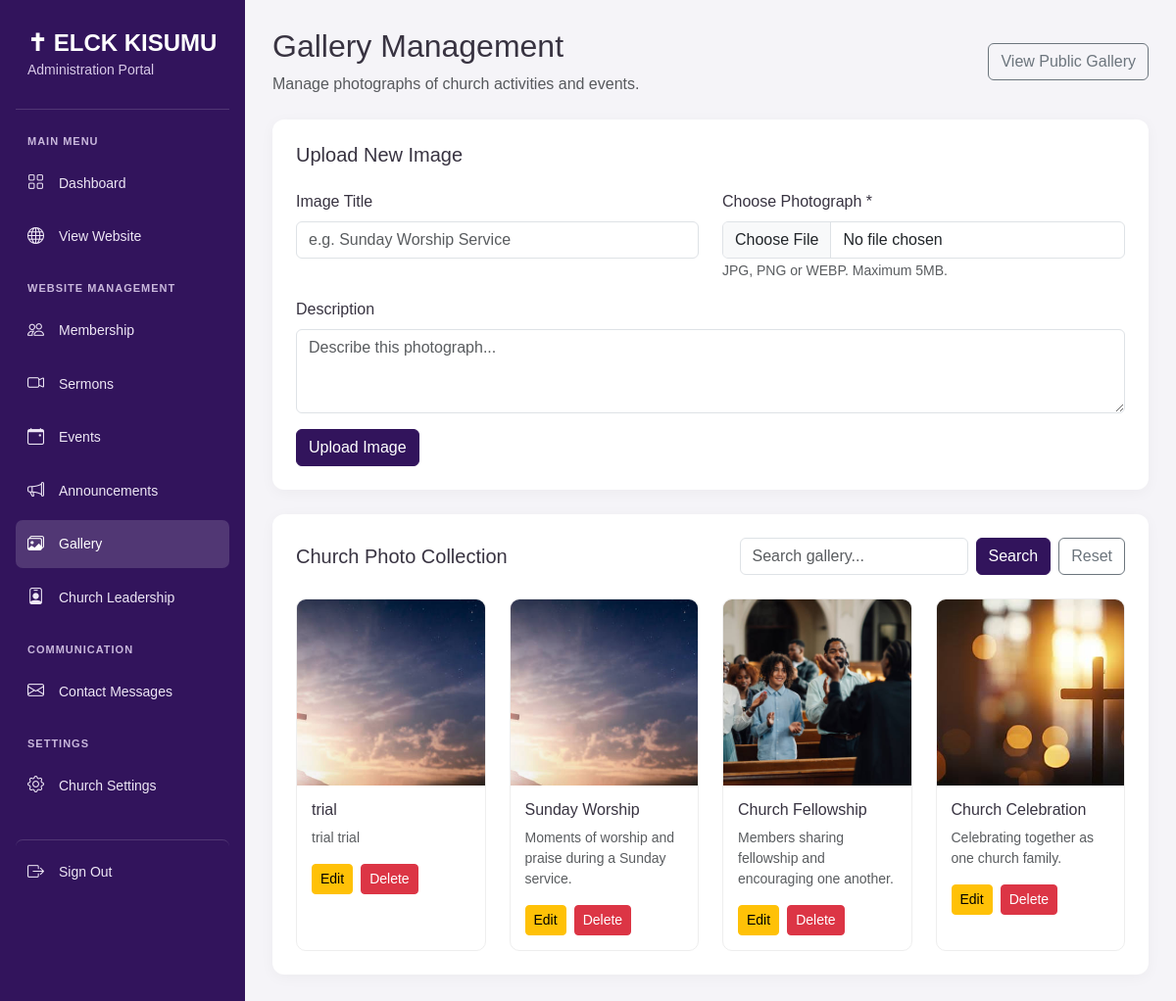
Screenshot of /admin/gallery.php (signed in) with the database file from the repository.
### tables this page shows
CREATE TABLE `gallery` (
  `id` int(11) NOT NULL,
  `title` varchar(200) DEFAULT NULL,
  `image` varchar(255) NOT NULL,
  `description` text DEFAULT NULL,
  `created_at` timestamp NOT NULL DEFAULT current_timestamp()
);

### admin/gallery.php (the view, shortened to what this page needs)
<?php
require_once 'auth.php';
function e($value) {
    return htmlspecialchars((string)$value, ENT_QUOTES, 'UTF-8');
}
$editImage = null;
$search = trim($_GET['search'] ?? '');
if ($search !== '') {
    $stmt = $pdo->prepare("
        SELECT * FROM gallery
        WHERE title LIKE ? OR description LIKE ?
        ORDER BY created_at DESC
    ");
    $term = "%$search%";
    $stmt->execute([$term, $term]);
} else {
    $stmt = $pdo->query("
        SELECT * FROM gallery
        ORDER BY created_at DESC
    ");
}
$images = $stmt->fetchAll();
?>
<!DOCTYPE html>
<html lang="en">
<head>
    <link href="https://cdn.jsdelivr.net/npm/bootstrap@5.3.3/dist/css/bootstrap.min.css"
          rel="stylesheet">
    <link rel="stylesheet" href="https://cdn.jsdelivr.net/npm/bootstrap-icons@1.11.3/font/bootstrap-icons.min.css">
</head>
<body>
<aside class="sidebar">
    <div class="sidebar-brand">
        <h4>✝ ELCK KISUMU</h4>
        <small>Administration Portal</small>
    </div>
    <div class="sidebar-label">MAIN MENU</div>
    <a href="index.php"><i class="bi bi-grid"></i> Dashboard</a>
    <a href="../index.php" target="_blank"><i class="bi bi-globe"></i> View Website</a>
    <div class="sidebar-label">WEBSITE MANAGEMENT</div>
    <a href="members.php"><i class="bi bi-people"></i> Membership</a>
    <a href="sermons.php"><i class="bi bi-camera-video"></i> Sermons</a>
    <a href="events.php"><i class="bi bi-calendar-event"></i> Events</a>
    <a href="announcements.php"><i class="bi bi-megaphone"></i> Announcements</a>
    <a href="gallery.php" class="active"><i class="bi bi-images"></i> Gallery</a>
    <a href="leadership.php"><i class="bi bi-person-badge"></i> Church Leadership</a>
    <div class="sidebar-label">COMMUNICATION</div>
    <a href="messages.php"><i class="bi bi-envelope"></i> Contact Messages</a>
    <div class="sidebar-label">SETTINGS</div>
    <a href="settings.php"><i class="bi bi-gear"></i> Church Settings</a>
    <a href="logout.php" class="logout-link"><i class="bi bi-box-arrow-right"></i> Sign Out</a>
</aside>
<main class="main-content">
        <div class="d-flex flex-wrap justify-content-between
                    align-items-center mb-4 gap-3">
            <div>
                <h2>Gallery Management</h2>
                <p class="text-muted mb-0">
                    Manage photographs of church activities and events.
                </p>
            </div>
            <a href="../gallery.php" target="_blank"
               class="btn btn-outline-secondary">
                View Public Gallery
            </a>
        </div>
        <div class="panel">
            <h5 class="mb-4">
                <?= $editImage ? 'Edit Gallery Image' : 'Upload New Image' ?>
            </h5>
            <form method="POST" enctype="multipart/form-data">
                <div class="row">
                    <div class="col-md-6 mb-3">
                        <label class="form-label">Image Title</label>
                        <input type="text"
                               name="title"
                               class="form-control"
                               maxlength="200"
                               value="<?= e($editImage['title'] ?? '') ?>"
                               placeholder="e.g. Sunday Worship Service">
                    </div>
                    <div class="col-md-6 mb-3">
                        <label class="form-label">Choose Photograph *</label>
                        <input type="file"
                               name="image"
                               class="form-control"
                               accept=".jpg,.jpeg,.png,.webp,image/jpeg,image/png,image/webp"
                               <?= $editImage ? '' : 'required' ?>>
                        <small class="text-muted">
                            JPG, PNG or WEBP. Maximum 5MB.
                        </small>
                    </div>
                    <div class="col-12 mb-3">
                        <label class="form-label">Description</label>
                        <textarea name="description"
                                  class="form-control"
                                  rows="3"
                                  placeholder="Describe this photograph..."><?= e($editImage['description'] ?? '') ?></textarea>
                    </div>
                </div>
                <button type="submit" class="btn btn-purple">
                    <?= $editImage ? 'Update Image' : 'Upload Image' ?>
                </button>
            </form>
        </div>
        <div class="panel">
            <div class="d-flex flex-wrap justify-content-between
                        align-items-center gap-3 mb-4">
                <h5 class="mb-0">Church Photo Collection</h5>
                <form method="GET" class="d-flex gap-2">
                    <input type="text"
                           name="search"
                           class="form-control"
                           placeholder="Search gallery..."
                           value="<?= e($search) ?>">
                    <button class="btn btn-purple">Search</button>
                    <a href="gallery.php"
                       class="btn btn-outline-secondary">Reset</a>
                </form>
            </div>
            <div class="row g-4">
                <?php if ($images): ?>
                    <?php foreach ($images as $image): ?>
                        <div class="col-sm-6 col-lg-4 col-xl-3">
                            <div class="gallery-card">
                                <img src="../uploads/<?= e(basename($image['image'])) ?>"
                                     alt="<?= e($image['title'] ?? 'Church photograph') ?>">
                                <div class="gallery-card-body">
                                    <h6>
                                        <?= e($image['title'] ?: 'Untitled Image') ?>
                                    </h6>
                                    <p class="small text-muted">
                                        <?= e(substr($image['description'] ?? '', 0, 90)) ?>
                                    </p>
                                    <div class="d-flex gap-2">
                                        <a href="gallery.php?edit=<?= (int)$image['id'] ?>"
                                           class="btn btn-sm btn-warning">
                                            Edit
                                        </a>
                                        <form method="POST"
                                              onsubmit="return confirm('Delete this gallery entry?')">
                                            <button type="submit"
                                                    class="btn btn-sm btn-danger">
                                                Delete
                                            </button>
                                        </form>
                                    </div>
                                </div>
                            </div>
                        </div>
                    <?php endforeach; ?>
                <?php endif; ?>
            </div>
        </div>
</main>
</body>
</html>

### admin/gallery.php (style rules this page uses)
:root { --purple: #32145c; --purple-light: #684594; --gold: #d6a448; --background: #f5f4f8; --text: #383341; }
* { box-sizing: border-box; }
body { margin: 0; background: var(--background); color: var(--text); font-family: Arial, sans-serif; }
.sidebar { position: fixed; top: 0; bottom: 0; left: 0; width: 250px; padding: 25px 16px; background: var(--purple); color: #fff; overflow-y: auto; z-index: 1000; }
.sidebar-brand { padding: 5px 12px 28px; border-bottom: 1px solid rgba(255,255,255,.15); margin-bottom: 24px; }
.sidebar-brand h4 { font-weight: 700; margin: 0; color: #fff; }
.sidebar-brand small { color: #d8c9e7; }
.sidebar-label { color: #c9b8dc; font-size: 11px; font-weight: 700; letter-spacing: 1px; padding: 0 12px; margin: 20px 0 10px; }
.sidebar a { display: flex; align-items: center; gap: 12px; color: #eee7f5; text-decoration: none; padding: 12px; border-radius: 7px; margin-bottom: 5px; font-size: 14px; }
.sidebar a:hover, .sidebar a.active { background: rgba(255,255,255,.15); color: #fff; }
.sidebar a i { font-size: 17px; width: 20px; }
.main-content { margin-left: 250px; padding: 28px; }
.panel { background: #fff; border-radius: 12px; padding: 24px; box-shadow: 0 3px 15px rgba(0,0,0,.04); margin-bottom: 25px; }
.btn-purple { background: var(--purple); color: #fff; border: 1px solid var(--purple); }
.gallery-card { border: 1px solid #eee; border-radius: 10px; overflow: hidden; background: #fff; height: 100%; }
.gallery-card img { width: 100%; height: 190px; object-fit: cover; }
.gallery-card-body { padding: 15px; }
.logout-link { margin-top: 30px; border-top: 1px solid rgba(255,255,255,.15); padding-top: 20px !important; }

### rows the page displays
gallery: image (picture), title "trial", description "trial trial"
gallery: image (picture), title "Sunday Worship", description "Moments of worship and praise during a Sunday service."
gallery: image (picture), title "Church Fellowship", description "Members sharing fellowship and encouraging one another."
gallery: image (picture), title "Church Celebration", description "Celebrating together as one church family."
